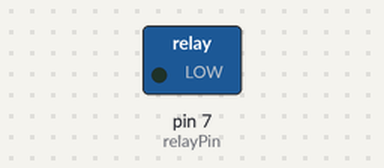
Recording of a sketch running on a simulated Arduino Uno, built with avr-gcc and run on an emulated ATmega328P. Shown: switched loads named in the sketch (green lamp = pin HIGH).

Above: at 1.0 s.
At 3.0 s:
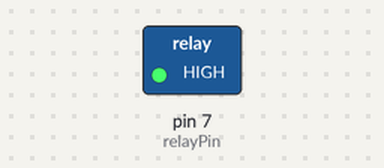
Timing chart, 0 to 5.2 s (numbered marks = the images above):
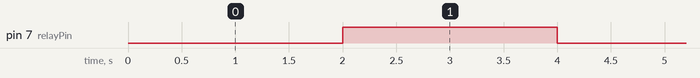

The sketch:

sketch.ino
```cpp
// Relay control example. Uses active-low relay module on pin D7.

const int relayPin = 7;

void setup() {
  pinMode(relayPin, OUTPUT);
  digitalWrite(relayPin, HIGH); // relay off (active-low)
}

void loop() {
  // Energize relay (LOW)
  digitalWrite(relayPin, LOW);
  delay(2000);
  // De-energize relay (HIGH)
  digitalWrite(relayPin, HIGH);
  delay(2000);
}
```

Measured:
- by itself, pin 7 (relayPin): alternates HIGH for 2.0 s and LOW for 2.0 s
